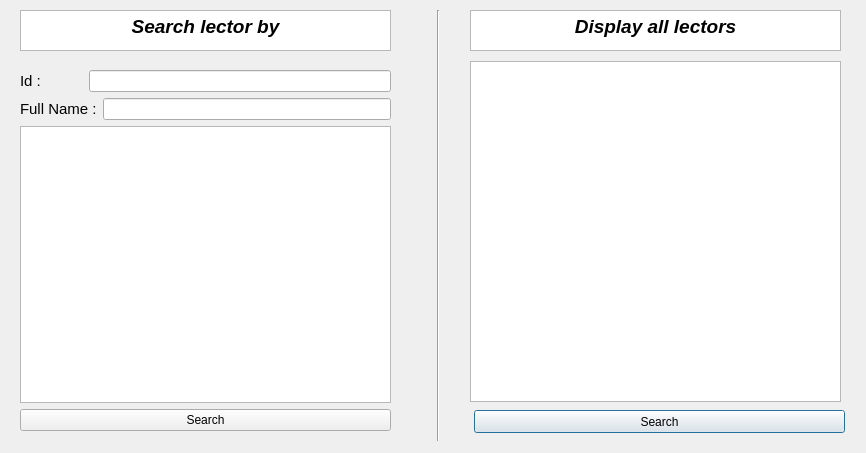
<?xml version="1.0" encoding="UTF-8"?>
<ui version="4.0">
 <class>LectorsWindow</class>
 <widget class="QDialog" name="LectorsWindow">
  <property name="geometry">
   <rect>
    <x>0</x>
    <y>0</y>
    <width>866</width>
    <height>453</height>
   </rect>
  </property>
  <property name="windowTitle">
   <string>Dialog</string>
  </property>
  <widget class="QTextBrowser" name="textBrowser">
   <property name="geometry">
    <rect>
     <x>470</x>
     <y>61</y>
     <width>371</width>
     <height>341</height>
    </rect>
   </property>
  </widget>
  <widget class="QTextBrowser" name="textBrowser_2">
   <property name="geometry">
    <rect>
     <x>20</x>
     <y>10</y>
     <width>371</width>
     <height>41</height>
    </rect>
   </property>
   <property name="html">
    <string>&lt;!DOCTYPE HTML PUBLIC &quot;-//W3C//DTD HTML 4.0//EN&quot; &quot;http://www.w3.org/TR/REC-html40/strict.dtd&quot;&gt;
&lt;html&gt;&lt;head&gt;&lt;meta name=&quot;qrichtext&quot; content=&quot;1&quot; /&gt;&lt;style type=&quot;text/css&quot;&gt;
p, li { white-space: pre-wrap; }
&lt;/style&gt;&lt;/head&gt;&lt;body style=&quot; font-family:'MS Shell Dlg 2'; font-size:8.25pt; font-weight:400; font-style:normal;&quot;&gt;
&lt;p align=&quot;center&quot; style=&quot; margin-top:0px; margin-bottom:0px; margin-left:0px; margin-right:0px; -qt-block-indent:0; text-indent:0px;&quot;&gt;&lt;span style=&quot; font-size:14pt; font-weight:600; font-style:italic;&quot;&gt;Search lector by&lt;/span&gt;&lt;/p&gt;&lt;/body&gt;&lt;/html&gt;</string>
   </property>
  </widget>
  <widget class="Line" name="line">
   <property name="geometry">
    <rect>
     <x>430</x>
     <y>10</y>
     <width>16</width>
     <height>431</height>
    </rect>
   </property>
   <property name="orientation">
    <enum>Qt::Vertical</enum>
   </property>
  </widget>
  <widget class="QTextBrowser" name="textBrowser_3">
   <property name="geometry">
    <rect>
     <x>470</x>
     <y>10</y>
     <width>371</width>
     <height>41</height>
    </rect>
   </property>
   <property name="html">
    <string>&lt;!DOCTYPE HTML PUBLIC &quot;-//W3C//DTD HTML 4.0//EN&quot; &quot;http://www.w3.org/TR/REC-html40/strict.dtd&quot;&gt;
&lt;html&gt;&lt;head&gt;&lt;meta name=&quot;qrichtext&quot; content=&quot;1&quot; /&gt;&lt;style type=&quot;text/css&quot;&gt;
p, li { white-space: pre-wrap; }
&lt;/style&gt;&lt;/head&gt;&lt;body style=&quot; font-family:'MS Shell Dlg 2'; font-size:8.25pt; font-weight:400; font-style:normal;&quot;&gt;
&lt;p align=&quot;center&quot; style=&quot; margin-top:0px; margin-bottom:0px; margin-left:0px; margin-right:0px; -qt-block-indent:0; text-indent:0px;&quot;&gt;&lt;span style=&quot; font-size:14pt; font-weight:600; font-style:italic;&quot;&gt;Display all lectors&lt;/span&gt;&lt;/p&gt;&lt;/body&gt;&lt;/html&gt;</string>
   </property>
  </widget>
  <widget class="QPushButton" name="SearchAllButton">
   <property name="geometry">
    <rect>
     <x>474</x>
     <y>410</y>
     <width>371</width>
     <height>23</height>
    </rect>
   </property>
   <property name="text">
    <string>Search</string>
   </property>
  </widget>
  <widget class="QWidget" name="">
   <property name="geometry">
    <rect>
     <x>20</x>
     <y>70</y>
     <width>371</width>
     <height>361</height>
    </rect>
   </property>
   <layout class="QVBoxLayout" name="verticalLayout_3">
    <item>
     <layout class="QVBoxLayout" name="verticalLayout">
      <item>
       <layout class="QHBoxLayout" name="horizontalLayout_2">
        <item>
         <widget class="QLabel" name="label_2">
          <property name="font">
           <font>
            <pointsize>11</pointsize>
           </font>
          </property>
          <property name="text">
           <string>Id :          </string>
          </property>
         </widget>
        </item>
        <item>
         <widget class="QLineEdit" name="Id"/>
        </item>
       </layout>
      </item>
      <item>
       <layout class="QHBoxLayout" name="horizontalLayout">
        <item>
         <widget class="QLabel" name="label">
          <property name="font">
           <font>
            <pointsize>11</pointsize>
           </font>
          </property>
          <property name="text">
           <string>Full Name :</string>
          </property>
         </widget>
        </item>
        <item>
         <widget class="QLineEdit" name="FullName"/>
        </item>
       </layout>
      </item>
     </layout>
    </item>
    <item>
     <layout class="QVBoxLayout" name="verticalLayout_2">
      <item>
       <widget class="QTextBrowser" name="textBrowser_4"/>
      </item>
      <item>
       <widget class="QPushButton" name="SearchButton">
        <property name="text">
         <string>Search</string>
        </property>
       </widget>
      </item>
     </layout>
    </item>
   </layout>
  </widget>
 </widget>
 <resources/>
 <connections/>
</ui>
